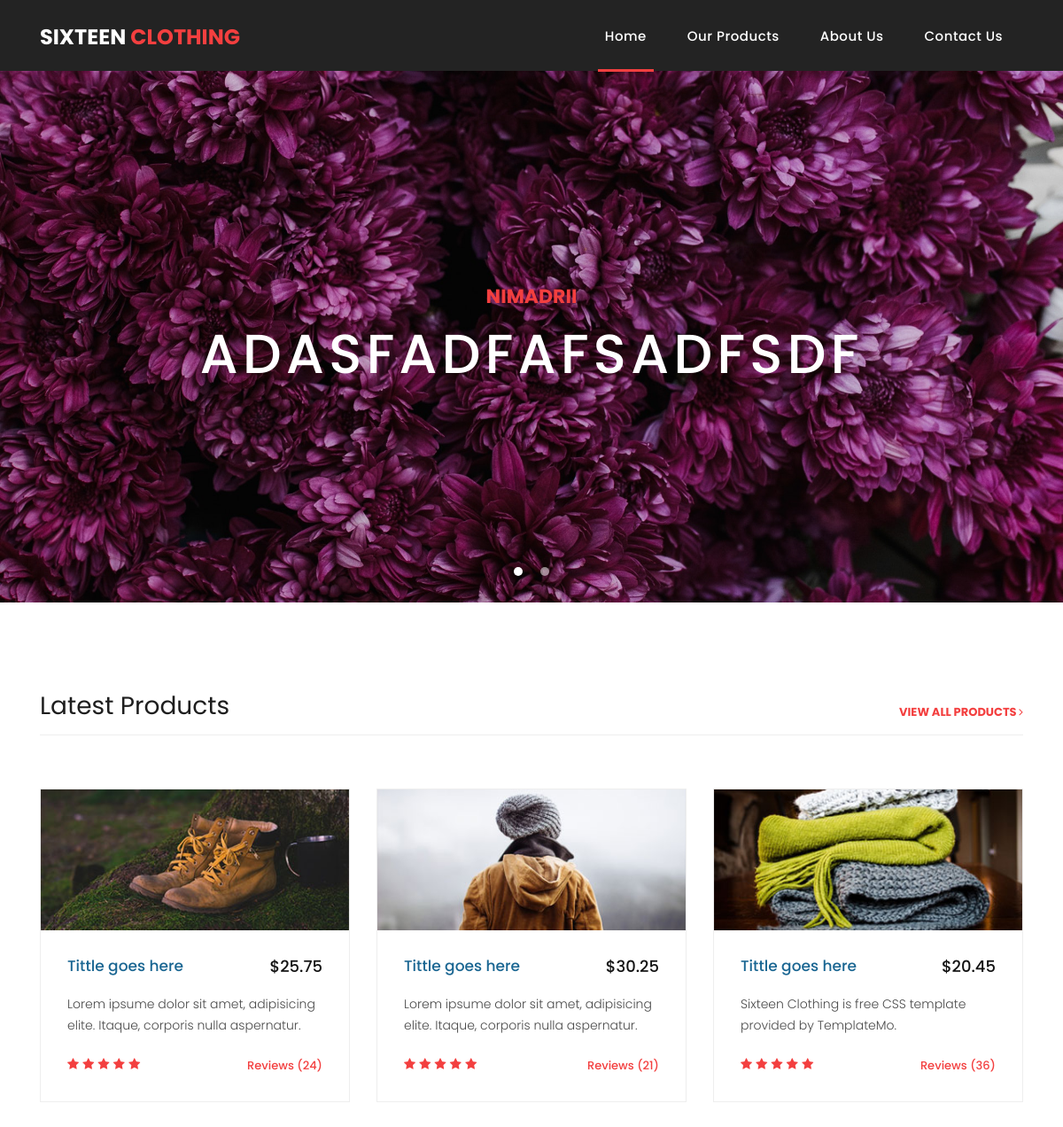
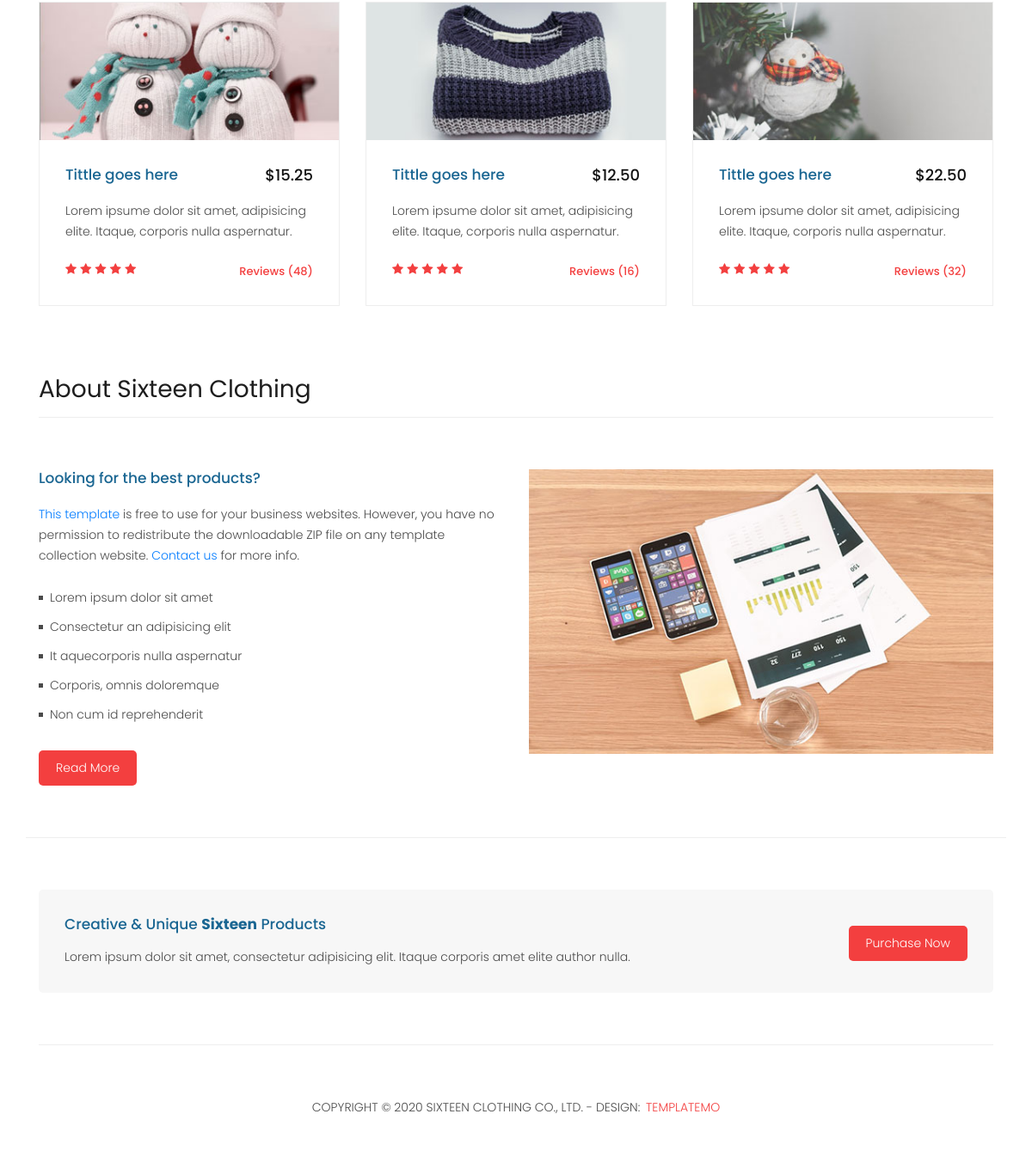
The page / on the database its author committed (2 pictures, top to bottom).
### ecommerse/models.py (models this page shows, shortened)
class HomeSlider(models.Model):
    class Meta():
        verbose_name = 'Slide'
        verbose_name_plural = 'Home slides'
    name = models.CharField(max_length=20)
    description = models.CharField(max_length=50)
    image = models.ImageField()

### ecommerse/views.py (the view)
# urls.py: path('', Home.as_view(), name='home'),
class Home(ListView):
    template_name = 'index.html'
    queryset = HomeSlider.objects.all()
    context_object_name = 'slides'

### templates/index.html (shortened to what this page needs)
{% extends 'base.html' %}
{% block content %}
{% load static %}
<div class="banner header-text">
  <div class="owl-banner owl-carousel">
    {% for slide in slides %}
    <div style="background-image: url('{{ slide.image.url }}');" class="banner-item-01">
      <div class="text-content">
        <h4>{{slide.name}}</h4>
        <h2>{{slide.description}}</h2>
      </div>
    </div>
    {% endfor %}
  </div>
</div>
<div class="latest-products">
  <div class="container">
    <div class="row">
      <div class="col-md-12">
        <div class="section-heading">
          <h2>Latest Products</h2>
          <a href="{% url 'ecommerse:products' %}">view all products <i class="fa fa-angle-right"></i></a>
        </div>
      </div>
      <div class="col-md-4">
        <div class="product-item">
          <a href="#"><img src="{% static '/images/product_01.jpg' %}" alt=""></a>
          <div class="down-content">
            <a href="#"><h4>Tittle goes here</h4></a>
            <h6>$25.75</h6>
            <p>Lorem ipsume dolor sit amet, adipisicing elite. Itaque, corporis nulla aspernatur.</p>
            <ul class="stars">
              <li><i class="fa fa-star"></i></li>
              <li><i class="fa fa-star"></i></li>
              <li><i class="fa fa-star"></i></li>
              <li><i class="fa fa-star"></i></li>
              <li><i class="fa fa-star"></i></li>
            </ul>
            <span>Reviews (24)</span>
          </div>
        </div>
      </div>
      <div class="col-md-4">
        <div class="product-item">
          <a href="#"><img src="{% static '/images/product_02.jpg' %}" alt=""></a>
          <div class="down-content">
            <a href="#"><h4>Tittle goes here</h4></a>
            <h6>$30.25</h6>
            <p>Lorem ipsume dolor sit amet, adipisicing elite. Itaque, corporis nulla aspernatur.</p>
            <ul class="stars">
              <li><i class="fa fa-star"></i></li>
              <li><i class="fa fa-star"></i></li>
              <li><i class="fa fa-star"></i></li>
              <li><i class="fa fa-star"></i></li>
              <li><i class="fa fa-star"></i></li>
            </ul>
            <span>Reviews (21)</span>
          </div>
        </div>
      </div>
      <div class="col-md-4">
        <div class="product-item">
          <a href="#"><img src="{% static '/images/product_03.jpg' %}" alt=""></a>
          <div class="down-content">
            <a href="#"><h4>Tittle goes here</h4></a>
            <h6>$20.45</h6>
            <p>Sixteen Clothing is free CSS template provided by TemplateMo.</p>
            <ul class="stars">
              <li><i class="fa fa-star"></i></li>
              <li><i class="fa fa-star"></i></li>
              <li><i class="fa fa-star"></i></li>
              <li><i class="fa fa-star"></i></li>
              <li><i class="fa fa-star"></i></li>
            </ul>
            <span>Reviews (36)</span>
          </div>
        </div>
      </div>
      <div class="col-md-4">
        <div class="product-item">
          <a href="#"><img src="{% static '/images/product_04.jpg' %}" alt=""></a>
          <div class="down-content">
            <a href="#"><h4>Tittle goes here</h4></a>
            <h6>$15.25</h6>
            <p>Lorem ipsume dolor sit amet, adipisicing elite. Itaque, corporis nulla aspernatur.</p>
            <ul class="stars">
              <li><i class="fa fa-star"></i></li>
              <li><i class="fa fa-star"></i></li>
              <li><i class="fa fa-star"></i></li>
              <li><i class="fa fa-star"></i></li>
              <li><i class="fa fa-star"></i></li>
            </ul>
            <span>Reviews (48)</span>
          </div>
        </div>
      </div>
      <div class="col-md-4">
        <div class="product-item">
          <a href="#"><img src="{% static '/images/product_05.jpg' %}" alt=""></a>
          <div class="down-content">
            <a href="#"><h4>Tittle goes here</h4></a>
            <h6>$12.50</h6>
            <p>Lorem ipsume dolor sit amet, adipisicing elite. Itaque, corporis nulla aspernatur.</p>
            <ul class="stars">
              <li><i class="fa fa-star"></i></li>
              <li><i class="fa fa-star"></i></li>
              <li><i class="fa fa-star"></i></li>
              <li><i class="fa fa-star"></i></li>
              <li><i class="fa fa-star"></i></li>
            </ul>
            <span>Reviews (16)</span>
          </div>
        </div>
      </div>
      <div class="col-md-4">
        <div class="product-item">
          <a href="#"><img src="{% static '/images/product_06.jpg' %}" alt=""></a>
          <div class="down-content">
            <a href="#"><h4>Tittle goes here</h4></a>
            <h6>$22.50</h6>
            <p>Lorem ipsume dolor sit amet, adipisicing elite. Itaque, corporis nulla aspernatur.</p>
            <ul class="stars">
              <li><i class="fa fa-star"></i></li>
              <li><i class="fa fa-star"></i></li>
              <li><i class="fa fa-star"></i></li>
              <li><i class="fa fa-star"></i></li>
              <li><i class="fa fa-star"></i></li>
            </ul>
            <span>Reviews (32)</span>
          </div>
        </div>
      </div>
    </div>
  </div>
</div>
<div class="best-features">
  <div class="container">
    <div class="row">
      <div class="col-md-12">
        <div class="section-heading">
          <h2>About Sixteen Clothing</h2>
        </div>
      </div>
      <div class="col-md-6">
        <div class="left-content">
          <h4>Looking for the best products?</h4>
          <p><a rel="nofollow" href="https://templatemo.com/tm-546-sixteen-clothing" target="_parent">This template</a> is free to use for your business websites. However, you have no permission to redistribute the downloadable ZIP file on any template collection website. <a rel="nofollow" href="https://templatemo.com/contact">Contact us</a> for more info.</p>
          <ul class="featured-list">
            <li><a href="#">Lorem ipsum dolor sit amet</a></li>
            <li><a href="#">Consectetur an adipisicing elit</a></li>
            <li><a href="#">It aquecorporis nulla aspernatur</a></li>
            <li><a href="#">Corporis, omnis doloremque</a></li>
            <li><a href="#">Non cum id reprehenderit</a></li>
          </ul>
          <a href="about.html" class="filled-button">Read More</a>
        </div>
      </div>
      <div class="col-md-6">
        <div class="right-image">
          <img src="{% static '/images/feature-image.jpg' %}" alt="">
        </div>
      </div>
    </div>
  </div>
</div>
<div class="call-to-action">
  <div class="container">
    <div class="row">
      <div class="col-md-12">
        <div class="inner-content">
          <div class="row">
            <div class="col-md-8">
              <h4>Creative &amp; Unique <em>Sixteen</em> Products</h4>
              <p>Lorem ipsum dolor sit amet, consectetur adipisicing elit. Itaque corporis amet elite author nulla.</p>
            </div>
            <div class="col-md-4">
              <a href="#" class="filled-button">Purchase Now</a>
            </div>
          </div>
        </div>
      </div>
    </div>
  </div>
</div>
<footer>
  <div class="container">
    <div class="row">
      <div class="col-md-12">
        <div class="inner-content">
          <p>Copyright &copy; 2020 Sixteen Clothing Co., Ltd.
            - Design: <a rel="nofollow noopener" href="https://templatemo.com" target="_blank">TemplateMo</a></p>
          </div>
        </div>
      </div>
    </div>
  </footer>
{% endblock %}

### static/css/templatemo-sixteen.css (style rules this page uses)
body { font-family: 'Poppins', sans-serif; overflow-x: hidden; text-rendering: optimizeLegibility; -webkit-font-smoothing: antialiased; -moz-osx-font-smoothing: grayscale; }
p { margin-bottom: 0px; font-size: 14px; font-weight: 300; color: #4a4a4a; line-height: 24px; }
a { text-decoration: none!important; }
ul { padding: 0; margin: 0; list-style: none; }
h1,h2,h3,h4,h5,h6 { margin: 0px; }
a.filled-button { background-color: #f33f3f; color: #fff; font-size: 14px; text-transform: capitalize; font-weight: 300; padding: 10px 20px; border-radius: 5px; display: inline-block; transition: all 0.3s; }
.section-heading { text-align: left; margin-bottom: 60px; border-bottom: 1px solid #eee; }
.section-heading h2 { font-size: 28px; font-weight: 400; color: #1e1e1e; margin-bottom: 15px; }
.banner { position: relative; text-align: center; padding-top: 80px; }
.banner-item-01 { padding: 300px 0px; background-image: url(../images/slide_01.jpg); background-size: cover; background-repeat: no-repeat; background-position: center center; }
.banner .text-content { position: absolute; top: 50%; transform: translateY(-50%); text-align: center; width: 100%; }
.banner .text-content h4 { color: #f33f3f; font-size: 22px; text-transform: uppercase; font-weight: 700; margin-bottom: 15px; }
.banner .text-content h2 { color: #fff; font-size: 62px; text-transform: uppercase; letter-spacing: 5px; }
.latest-products { margin-top: 100px; }
.latest-products .section-heading a { float: right; margin-top: -35px; text-transform: uppercase; font-size: 13px; font-weight: 700; color: #f33f3f; }
.product-item { border: 1px solid #eee; margin-bottom: 30px; }
.product-item .down-content { padding: 30px; position: relative; }
.product-item img { width: 100%; overflow: hidden; }
.product-item .down-content h4 { font-size: 17px; color: #1a6692; margin-bottom: 20px; }
.product-item .down-content h6 { position: absolute; top: 30px; right: 30px; font-size: 18px; color: #121212; }
.product-item .down-content p { margin-bottom: 20px; }
.product-item .down-content ul li { display: inline-block; }
.product-item .down-content ul li i { color: #f33f3f; font-size: 14px; }
.product-item .down-content span { position: absolute; right: 30px; bottom: 30px; font-size: 13px; color: #f33f3f; font-weight: 500; }
.best-features { margin-top: 50px; }
.best-features .container .row { border-bottom: 1px solid #eee; padding-bottom: 60px; }
.best-features img { width: 100%; overflow: hidden; }
.best-features h4 { font-size: 17px; color: #1a6692; margin-bottom: 20px; }
.best-features ul.featured-list li { display: block; margin-bottom: 10px; }
.best-features p { margin-bottom: 25px; }
.best-features ul.featured-list li a { font-size: 14px; color: #4a4a4a; font-weight: 300; transition: all .3s; position: relative; padding-left: 13px; }
.best-features ul.featured-list li a:before { content: ''; width: 5px; height: 5px; display: inline-block; background-color: #4a4a4a; position: absolute; left: 0; transition: all .3s; top: 8px; }
.best-features .filled-button { margin-top: 20px; }
.call-to-action .inner-content { margin-top: 60px; padding: 30px; background-color: #f7f7f7; border-radius: 5px; }
.call-to-action .inner-content h4 { font-size: 17px; color: #1a6692; margin-bottom: 15px; }
.call-to-action .inner-content em { font-style: normal; font-weight: 700; }
.call-to-action .inner-content .col-md-4 { text-align: right; }
.call-to-action .inner-content .filled-button { margin-top: 12px; }
footer { text-align: center; }
footer .inner-content { border-top: 1px solid #eee; margin-top: 60px; padding: 60px 0px; }
footer .inner-content p { text-transform: uppercase; }
footer .inner-content p a { color: #f33f3f; margin-left: 3px; }

### rows shown on the page
HomeSlider: image (picture), name "NIMADRII", description "ADASFADFAFSADFSDF"
